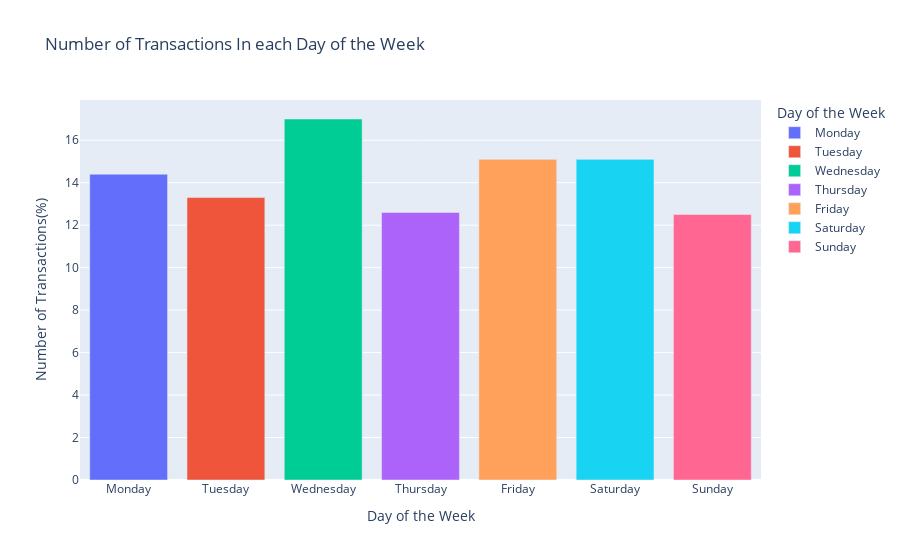

Notebook code cell kept with this figure:
### Markdown cell above
### Days of the week with higher revenue

### Code cell
import plotly.express as px

# Plot the DataFrame
Top_10_purchased_item = px.bar(sales.groupby('Weekday').count().reset_index().
                        assign(percentage=lambda x: (x['date'] / x['date'].sum()) * 100).
                        loc[:,["Weekday","percentage"]].sort_values(by="Weekday").reset_index(drop=True),
                        color="Weekday", x='Weekday', y='percentage', title='Number of Transactions In each Day of the Week', 
                        labels={'Weekday': 'Day of the Week','percentage': 'Number of Transactions(%)'})

# Sort the bars from lowest to highest
Top_10_purchased_item.show()

### Figure 1 — Plotly figure (JSON) as saved in the notebook; plotly's stock layout.template omitted (floating-point values rounded to 4 significant figures)
{"data": [{"alignmentgroup": "True", "hovertemplate": "Day of the Week=%{x}<br>Number of Transactions(%)=%{y}<extra></extra>", "legendgroup": "Monday", "marker": {"color": "#636efa", "pattern": {"shape": ""}}, "name": "Monday", "offsetgroup": "Monday", "orientation": "v", "showlegend": true, "textposition": "auto", "type": "bar", "x": ["Monday"], "xaxis": "x", "y": [14.4], "yaxis": "y"}, {"alignmentgroup": "True", "hovertemplate": "Day of the Week=%{x}<br>Number of Transactions(%)=%{y}<extra></extra>", "legendgroup": "Tuesday", "marker": {"color": "#EF553B", "pattern": {"shape": ""}}, "name": "Tuesday", "offsetgroup": "Tuesday", "orientation": "v", "showlegend": true, "textposition": "auto", "type": "bar", "x": ["Tuesday"], "xaxis": "x", "y": [13.3], "yaxis": "y"}, {"alignmentgroup": "True", "hovertemplate": "Day of the Week=%{x}<br>Number of Transactions(%)=%{y}<extra></extra>", "legendgroup": "Wednesday", "marker": {"color": "#00cc96", "pattern": {"shape": ""}}, "name": "Wednesday", "offsetgroup": "Wednesday", "orientation": "v", "showlegend": true, "textposition": "auto", "type": "bar", "x": ["Wednesday"], "xaxis": "x", "y": [17], "yaxis": "y"}, {"alignmentgroup": "True", "hovertemplate": "Day of the Week=%{x}<br>Number of Transactions(%)=%{y}<extra></extra>", "legendgroup": "Thursday", "marker": {"color": "#ab63fa", "pattern": {"shape": ""}}, "name": "Thursday", "offsetgroup": "Thursday", "orientation": "v", "showlegend": true, "textposition": "auto", "type": "bar", "x": ["Thursday"], "xaxis": "x", "y": [12.6], "yaxis": "y"}, {"alignmentgroup": "True", "hovertemplate": "Day of the Week=%{x}<br>Number of Transactions(%)=%{y}<extra></extra>", "legendgroup": "Friday", "marker": {"color": "#FFA15A", "pattern": {"shape": ""}}, "name": "Friday", "offsetgroup": "Friday", "orientation": "v", "showlegend": true, "textposition": "auto", "type": "bar", "x": ["Friday"], "xaxis": "x", "y": [15.1], "yaxis": "y"}, {"alignmentgroup": "True", "hovertemplate": "Day of the Week=%{x}<br>Number of Transactions(%)=%{y}<extra></extra>", "legendgroup": "Saturday", "marker": {"color": "#19d3f3", "pattern": {"shape": ""}}, "name": "Saturday", "offsetgroup": "Saturday", "orientation": "v", "showlegend": true, "textposition": "auto", "type": "bar", "x": ["Saturday"], "xaxis": "x", "y": [15.1], "yaxis": "y"}, {"alignmentgroup": "True", "hovertemplate": "Day of the Week=%{x}<br>Number of Transactions(%)=%{y}<extra></extra>", "legendgroup": "Sunday", "marker": {"color": "#FF6692", "pattern": {"shape": ""}}, "name": "Sunday", "offsetgroup": "Sunday", "orientation": "v", "showlegend": true, "textposition": "auto", "type": "bar", "x": ["Sunday"], "xaxis": "x", "y": [12.5], "yaxis": "y"}], "layout": {"barmode": "relative", "legend": {"title": {"text": "Day of the Week"}, "tracegroupgap": 0}, "title": {"text": "Number of Transactions In each Day of the Week"}, "xaxis": {"anchor": "y", "categoryarray": ["Monday", "Tuesday", "Wednesday", "Thursday", "Friday", "Saturday", "Sunday"], "categoryorder": "array", "domain": [0, 1], "title": {"text": "Day of the Week"}}, "yaxis": {"anchor": "x", "domain": [0, 1], "title": {"text": "Number of Transactions(%)"}}}}
